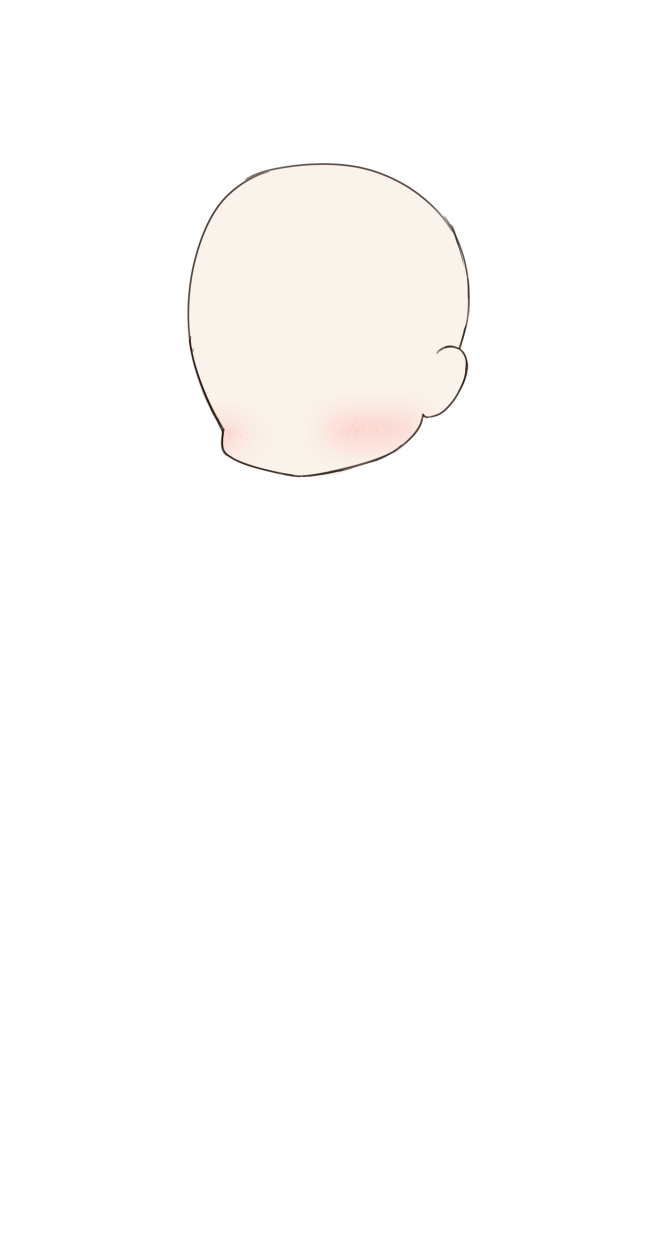
#> input picture img/body/main_head.png, 2678 x 4962 px (shown at 1/4 size)
$ python img_reading.py
#> lines starting #> are read from the running program, lines starting #| are printed output that depends on the picture
'''
cv만으로 이미지를 다루기 어렵다고 판단, pillow를 사용해 간단한 alpha값 합성을 한다.
이곳에서 실제 실행되는 main함수는 없으며, 호출되는 함수값을 불러 사용한다.
pillow를 사용한 이미지 합성, pillow와 cv간의 이미지 변환을 맡는다.
'''


import cv2
import numpy as np
from PIL import Image

# pil과 cv간의 상호변환 함수
def convert_PIL_to_CV (img) :
    numpy_image = np.array(img)
    opencv_image = cv2.cvtColor(numpy_image, cv2.COLOR_RGB2BGR)
    return opencv_image

def convert_CV_to_PIL (img) :
    color_coverted = cv2.cvtColor(img, cv2.COLOR_BGR2RGB)
    pil_image = Image.fromarray(color_coverted)
    return pil_image


# 크로마키를 만듭니다. r,g,b값이니 다른 크로마키 색상을 사용한다면 이 함수를 호출할떄 color=r,g,b를 사용해 주세요
def make_bg (img,color = (0,215,0)) :
    bg_img = Image.new("RGBA",img.size,color)
    return bg_img

# 알파값을 포함한 cv형태의 이미지를 불러옵니다.
# location = 그림의 경로, resize = 불러올때 원본과의 배율
def get_full_img (location,resize = 0.3) :
    img = cv2.imread(location, cv2.IMREAD_UNCHANGED) # png 에서 알파값을 받아오는 함수...
    img = cv2.resize(img, None, fx=resize, fy=resize, interpolation=cv2.INTER_AREA)
    # if face :
        # cut_face(img)
    return img

# 상단의 함수와 동일, resize값은 0.3으로 고정되었으며, pil형태로 불러옵니다.
# 변수 face의 경우, True일경우 방송용으로 크롭된 상반신만, False일경우 전신이 나옵니다.
def get_full_img_verPIL (location, face = True) :
#> called with location = './img/body/main_head.png', face = False
    img = Image.open(location) # png 에서 알파값을 받아오는 함수...
#> img is the input picture: PIL image 2678x4962 RGBA; mean R, G, B, A 254, 253.3, 252.6, 22.1
    (width, height) = ((img.width*3)//10,(img.height*3)//10)
#> width = 803; height = 1488
    resize_img = img.resize((width,height),Image.HAMMING)

    if face :
        resize_img = resize_img.crop((0, 0, 673, 639))
    # resize_img.show()
    return resize_img

'''
def resize_pic(img) :
    resize = 1
    # [4 lines of commented-out code are left out]

    return img
'''

# 사용하지 않습니다. 개발당시 테스트를 위한 main함수입니다.
def main():

    main_head = get_full_img_verPIL('./img/body/main_head.png',False)
    main_body = get_full_img_verPIL('./img/body/main_body.png',False)
#> call 2 of get_full_img_verPIL, with location = './img/body/main_body.png', face = False
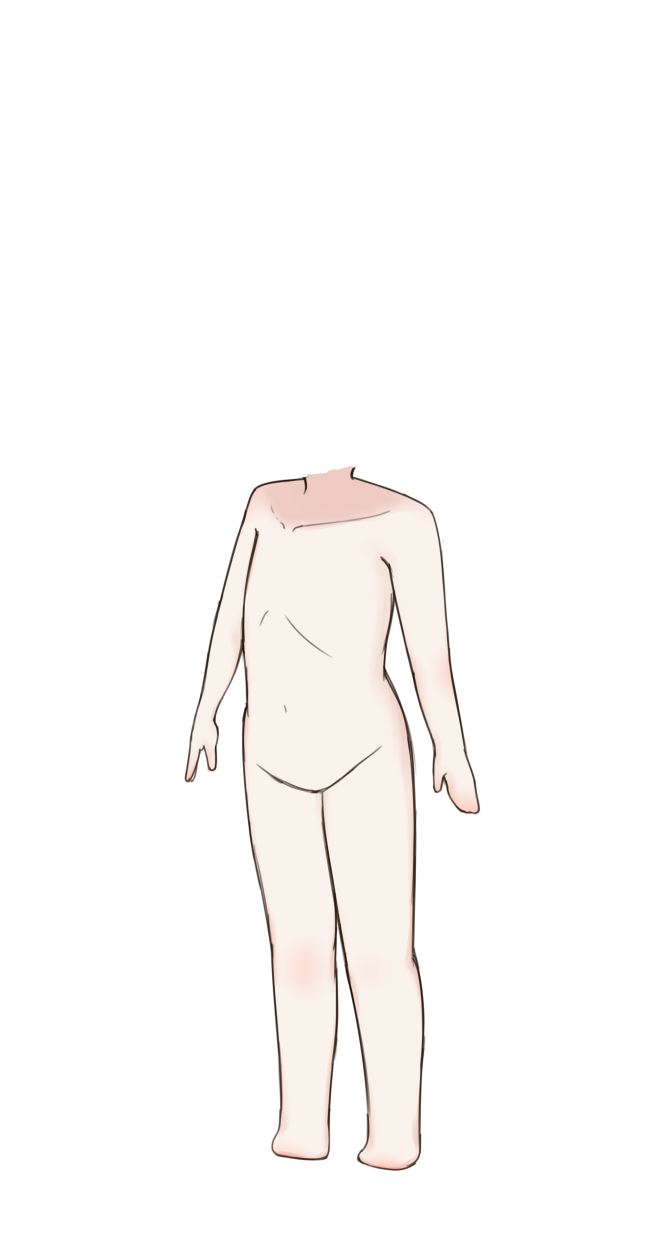
#> input picture img/body/main_body.png, 2678 x 4962 px (shown at 1/4 size)
#> in get_full_img_verPIL, img is the input picture: PIL image 2678x4962 RGBA; mean R, G, B, A 251.9, 250.3, 249.2, 36

    bg = make_bg(main_body)
#> in make_bg, `bg_img = Image.new("RGBA",img.size,color)`:
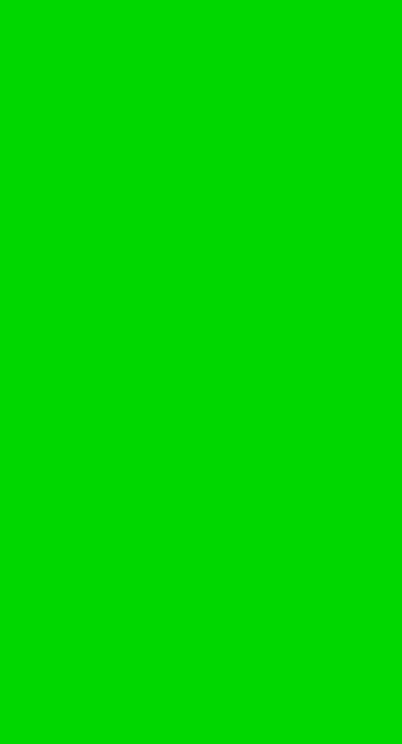
#> bg_img: PIL image 803x1488 RGBA (shown at 1/2 size); mean R, G, B, A 0, 215, 0, 255
    main_body = Image.alpha_composite(main_body,main_head)
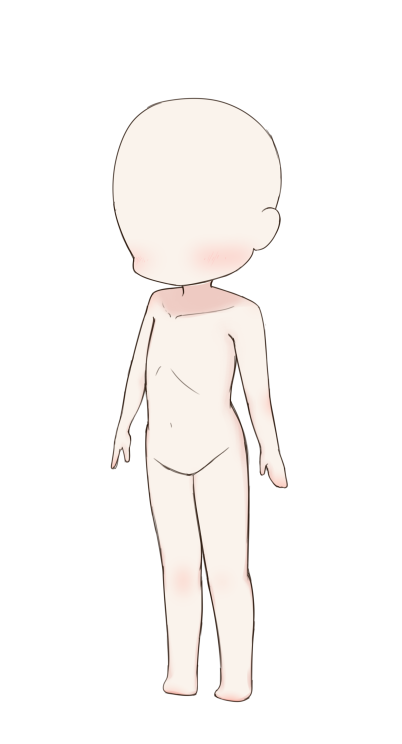
#> main_body: PIL image 803x1488 RGBA (shown at 1/2 size); mean R, G, B, A 54.9, 52.5, 50.8, 58.1; transparent parts drawn white
    main_body = Image.alpha_composite(bg,main_body)
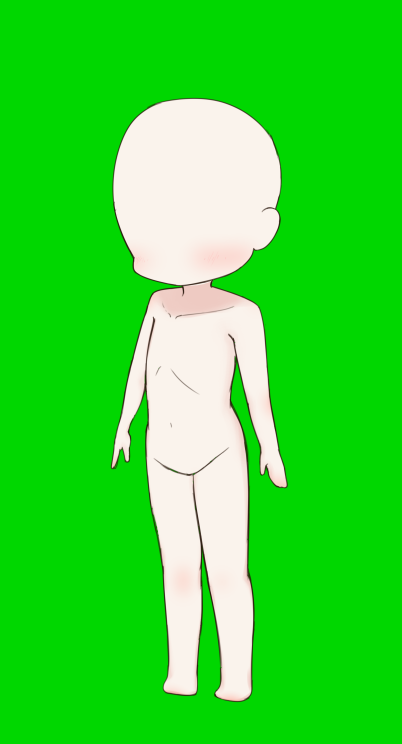
#> main_body: PIL image 803x1488 RGBA (shown at 1/2 size); mean R, G, B, A 54.7, 218.5, 50.8, 255

    # main_body.paste(main_head,(0,0))
    main_body.show()


if __name__ == "__main__":
    main()


'''
아래는 pil test
    # start_time = time.perf_counter()
    main_body = get_full_img_verPIL('./img/body/main_head.png')
    # main_body.show()
    CV_main_body = convert_PIL_to_CV(main_body)

    cv2.imshow("body", CV_main_body)
    cv2.waitKey(0) & 0xFF == 27

    img0_0 = cv2.imread('./merge_image/0_0.png', cv2.IMREAD_COLOR)
    img0_0 = cv2.resize(img0_0, None, fx=0.3, fy=0.3, interpolation=cv2.INTER_AREA)
    cv2.imshow("body", img0_0)
    cv2.waitKey(0) & 0xFF == 27
    img0_0 = convert_CV_to_PIL(img0_0)
    print(img0_0.size)

    cropped_img = main_body.crop((0,0,673,639))
    cropped_img = convert_PIL_to_CV(cropped_img)
    cv2.imshow("body", cropped_img)
    cv2.waitKey(0) & 0xFF == 27

    # elapsed = (time.perf_counter() - start_time) * 1000
    # print ( "수행시간 = %0.2f ms" % elapsed)
'''
